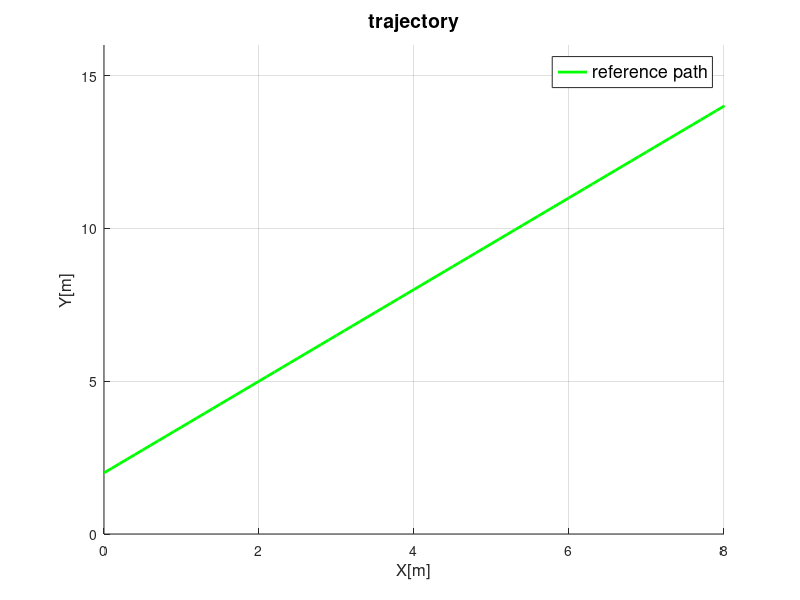

This chart was generated by the following MATLAB code: (Note: this script raises an error after producing the figure.)
% close all; clear all; clc;
% R = 0.05;   % wheel radius [m]
% J1 = 0.095;%0.000625;  % nominal inertial of wheel [kgm^2]
% H = [0 J1/2 0 J1/2;
%      -J1/2 0 -J1/2 0;
%      0 J1/2 0 J1/2;
%      -J1/2 0 -J1/2 0];
% d = 1;%25; %[Nm] 
% B = [8*d 0 0; 0 8*d 0; 0 0 4*d/0.3];
% 
% p = 5;
% q = 3;
% lamda1 = 1.5;
% lamda2 = 1.5;
% lamda3 = 1.5;
% lamda = [lamda1 0 0; 0 lamda2 0; 0 0 lamda3];
% dt = 0.01;
% 
% cur_state.state = [0;0;0];
% cur_state.statedot = [0;0;0];
% cur_state.state2dot = [0;0;0];
% 
% des_state.state = [1;1;0];
% des_state.statedot = [0;0;0];
% des_state.prestatedot = [0;0;0];
% 
% err.state = [0;0;0];
% err.prestate = [0;0;0];
% 
% figure(1); hold on; grid on;
% % xlim([-0.5 10]); ylim([-160 160]);
% xlim([-5 5]); ylim([-5 5]);
% for i=0:dt:10
%     %des_state.state = [dt*i;dt*i;deg2rad(45)];
%     error = cur_state.state - des_state.state;
%     errdot = (err.state - err.prestate)/dt;
%     
%     Qr2dot = (des_state.statedot - des_state.prestatedot)/dt;
%     
%     temp_errdot_pq = [errdot(1)^(p/q);errdot(2)^(p/q);errdot(3)^(p/q)];
%     s = error + lamda*temp_errdot_pq;
%     
%     % important!!
% %     M_inv = [0.001 0 0;
% %             0 0.001 0;
% %             0 0 0.001];
%     M_inv = [0 0 0;
%             0 0 0;
%             0 0 0];    
%     if(errdot(1) ~= 0)
%         M_inv(1,1) = q/(p*lamda1)*errdot(1)^(1-(p/q));
%     end
%     if(errdot(2) ~= 0)
%         M_inv(2,2) = q/(p*lamda2)*errdot(2)^(1-(p/q));
%     end
%     if(errdot(3) ~= 0)
%         M_inv(3,3) = q/(p*lamda3)*errdot(3)^(1-(p/q));
%     end
%     
%     hpsi_inv_mat = hpsi_inv(cur_state.state(3));   
%     
%     u_eq = 4*J1/R * hpsi_inv_mat * (Qr2dot- M_inv*errdot);
%     u_r = -hpsi_inv_mat * B * sign(s);
% 
%     % final control input
%     ctr_in = u_eq + u_r;
%     
%     % ctr input to plant model
%     hpsi_mat = h_psi(cur_state.state(3));
%     cur_state.state2dot = R/(4*J1) * hpsi_mat * ctr_in;
%     
%     % data saving
%     cur_state.statedot = cur_state.statedot + dt*cur_state.state2dot;
%     cur_state.state = cur_state.state + dt*cur_state.statedot;
%     
%     % draw now
%     % trajectory
%     p_tr = plot(cur_state.state(1),cur_state.state(2),'ro');
%     txt = text(9,9,string(i));
%     drawnow;
%     delete(txt); 
%     delete(p_tr);   
%     
%     % ctr input
% %     plot(i, u_r(1),'ro');%,i, ctr_in(2),'o',i, ctr_in(3),'o',i, ctr_in(4),'o');
% %     txt = text(1,1,string(i));
% %     drawnow;
% %     %delete(p_ctr); 
% %     delete(txt);
% end
% 
% function mat = hpsi_inv(psi)
% psi = psi + pi/4;
% sqrt2 = sqrt(2);
% mat = 0.25 * [-sqrt2*sin(psi) sqrt2*cos(psi) 0.3;
%                 sqrt2*cos(psi) sqrt2*sin(psi) -0.3;
%                 -sqrt2*sin(psi) sqrt2*cos(psi) -0.3;
%                 sqrt2*cos(psi) sqrt2*sin(psi) 0.3];
% end
% 
% function mat = h_psi(psi)
% % returns psi 3x4 matrix
% psi = psi + pi/4;
% root2 = sqrt(2);
% 
% % third row should be 1/(a+b) which will be 1/(2*rou)
% mat = [-root2*sin(psi) root2*cos(psi) -root2*sin(psi) root2*cos(psi);
%         root2*cos(psi) root2*sin(psi) root2*cos(psi) root2*sin(psi);
%         10/3 -10/3 -10/3 10/3];
% end
% 
% function wheelVel= getwheelvel(psi, cur_state_dot)
% R = 0.05;   % wheel radius [m]
% hpsi_inv_mat = hpsi_inv(psi);
% 
% wheelVel = 4/R* hpsi_inv_mat * cur_state_dot;
% end

%% discrete conventional smc
%close all; 
clear all; clc; cla;
R = 0.05;   % wheel radius [m]
J1 = 0.095;%0.000625;  % nominal inertial of wheel [kgm^2]
H = [0 J1/2 0 J1/2;
     -J1/2 0 -J1/2 0;
     0 J1/2 0 J1/2;
     -J1/2 0 -J1/2 0];
d = 25; %[Nm] 
lamda1 = 8;
lamda2 = 8;
lamda3 = 8;
lamda = [lamda1 0 0; 0 lamda2 0; 0 0 lamda3];
N = diag([8*d;8*d;4*d/0.3]);
dt = 0.01;

% initialize
cur_state.state = [0;0;0];
cur_state.statedot = [0;0;0];
cur_state.state2dot = [0;0;0];

des_state.state = [8;5;0];
des_state.statedot = [0;0;0];
des_state.prestatedot = [0;0;0];

err.state = [0;0;0];
err.prestate = [0;0;0];

slope = 1.5;
radius = 4.5;

% data storage
result.time = 0;
result.state = [0;0;0];
result.statedot = [0;0;0];
result.stateddot = [0;0;0];
result.wheeldeg = [0;0;0;0];
result.wheelvel = [0;0;0;0];
result.svar = [0;0;0];

figure(1); hold on; grid on;
title('trajectory','fontsize',14,'fontweight','bold');
xlabel('X[m]','fontsize',12); ylabel('Y[m]','fontsize',12);
t = 0:0.1:10;
% plot(radius*sin(t), radius*cos(t),'g','LineWidth',2); % circle trajectory
plot(t, 2+t*slope,'g','LineWidth',2); % slope trajectory
legend('reference path', 'Location', 'Best','fontsize',13);

% xlim([-0.5 10]); ylim([-160 160]);  % control input u limit
% xlim([-10 10]); ylim([-10 10]); % trajectory limit
xlim([0 8]); ylim([0 16]); % slope trajectory limit
%xlim([-6 6]); ylim([-6 6]); % circle trajectory limit
cnt = 2;
%%
filename = 'slopeTrajectory.gif';
for i=dt:dt:6
    % ramp input,
%     des_state.state = [i;2+slope*i;0];
%     des_state.statedot = [1;slope;0];

    % circle input
    des_state.state = [radius*cos(i); radius*sin(i);0];
    des_state.statedot = [-radius*sin(i); radius*cos(i);0];
    
    % error calculation
    err.state = - cur_state.state + des_state.state;
    errdot = (err.state - err.prestate)/dt;
    
    % state ddot calculation
    Qr2dot = (des_state.statedot - des_state.prestatedot)/dt;
    
    % conventional sliding mode variable calculation
    s = errdot + lamda*err.state;    
    hpsi_inv_mat = hpsi_inv(cur_state.state(3));   

    % final control input
    ctr_in = hpsi_inv_mat*(4*J1/R*(Qr2dot+lamda*errdot)+N*sign(s));
    
    % ctr input to plant model
    hpsi_mat = h_psi(cur_state.state(3));
    cur_state.state2dot = R/(4*J1) * hpsi_mat * ctr_in;
    
    % wheel velocity calculation
    wheelVel= getwheelvel(cur_state.state(3), cur_state.statedot);
    
    % store data
    result.time(cnt) = i;
    result.state(:,cnt) = cur_state.state;
    result.statedot(:,cnt) = cur_state.statedot;
    result.stateddot(:,cnt) = cur_state.state2dot;
    result.wheeldeg(:,cnt) = result.wheeldeg(:,cnt-1)+wheelVel*dt;
    result.wheelvel(:,cnt) = wheelVel;
    result.svar(:,cnt-1) = s;
    result.errorDist(cnt-1) = sqrt(err.state(1)^2+err.state(2)^2);
    cnt = cnt+1;
    
    % data saving
    cur_state.statedot = cur_state.statedot + dt*cur_state.state2dot;
    cur_state.state = cur_state.state + dt*cur_state.statedot;

    % pre data saving
    des_state.prestatedot = des_state.statedot;
    err.prestate = err.state;
    
    % draw now
    % trajectory
%     p_tr = plot(cur_state.state(1),cur_state.state(2),'r.');
% %     txt = text(4,5,'t: '+string(i)+'(s)');  % circle
%     txt = text(1,14,'t: '+string(i)+'(s)');  % slope
%     p_tr.Annotation.LegendInformation.IconDisplayStyle = 'off';
%     drawnow;
%     delete(txt); 
    %delete(p_tr);   
    
    % error
%     plot(i, err.state(1),'r.');%,i, ctr_in(2),'o',i, ctr_in(3),'o',i, ctr_in(4),'o');
%     txt = text(1,1,string(i));
%     drawnow;
%     delete(txt);

    % ctr input
%     plot(i, ctr_in(1),'r.');%,i, ctr_in(2),'o',i, ctr_in(3),'o',i, ctr_in(4),'o');
%     txt = text(1,1,string(i));
%     drawnow;
%     delete(txt);
    
    % wheel velocity
%     plot(i, rad2deg(wheelVel(2)),'r.');%,i, ctr_in(2),'o',i, ctr_in(3),'o',i, ctr_in(4),'o');
%     txt = text(1,1,string(i));
%     drawnow;
%     delete(txt);

    % save as .gif
%     frame = getframe(1);
%     img = frame2im(frame);
%     [imind cm] = rgb2ind(img,256);
%     if i == dt
%         imwrite(imind,cm,filename,'gif','Loopcount',1,'DelayTime',1/18);
%     else
%         imwrite(imind,cm,filename,'gif','WriteMode','append','DelayTime',1/18);
%     end
%     delete(txt); 
end

%% using function to track
robotpathObj = mecanumTracking(start, goal, pthObj, 3, 0.05);

%% result plot
% figure(2);
% plot(result.time, result.stateddot(1,:),'LineWidth',1.5); grid on; hold on;
% plot(result.time, result.stateddot(2,:),'--','LineWidth',1.5); 
% %ylim([-1.5 1.5]);
% xlabel('time[sec]'); ylabel('acc[m/s^2]');
% title('Acceleration of mobile robot','fontsize',14, 'fontweight','bold');
% hold off;
figure(1);


subplot(2,2,1); % acc
plot(robotpathObj.time, robotpathObj.stateddot(1,:),'LineWidth',1.5); grid on; hold on;
plot(robotpathObj.time, robotpathObj.stateddot(2,:),'--','LineWidth',1.5);
legend('x axis', 'y axis','fontsize',14); 
title('Acceleration','fontsize',17, 'fontweight','bold'); xlabel('time[sec]','fontsize',15); ylabel('acc[m/s^2]','fontsize',15);
xlim([0 83]); ylim([-4 4]);
hold off;

subplot(2,2,2); % vel
plot(robotpathObj.time, robotpathObj.statedot(1,:),'LineWidth',1.5); grid on; hold on;
plot(robotpathObj.time, robotpathObj.statedot(2,:),'--','LineWidth',1.5);
legend('x axis', 'y axis', 'fontsize',14);
title('Velocity','fontsize',17, 'fontweight','bold'); xlabel('time[sec]','fontsize',15); ylabel('vel[m/s]','fontsize',15);
xlim([0 83]); ylim([-5 5]);
hold off;

subplot(2,2,3); % final acc 
for i = 1:size(robotpathObj.time,2)
    acc_result(i) = sqrt(robotpathObj.stateddot(1,i)^2 + robotpathObj.stateddot(2,i)^2);
end
plot(robotpathObj.time, acc_result,'b'); grid on;
title('Acceleration Vector Norm','fontsize',17, 'fontweight','bold'); xlabel('time[sec]','fontsize',15); ylabel('acc[m/s^2]','fontsize',15);
xlim([0 83]); ylim([-1 4]);
% legend('x axis', 'y axis','fontsize',14);


subplot(2,2,4); % final vel
for i = 1:size(robotpathObj.time,2)
    acc_result(i) = sqrt(robotpathObj.statedot(1,i)^2 + robotpathObj.statedot(2,i)^2);
end
% legend('x axis', 'y axis', 'fontsize',14);
plot(robotpathObj.time, acc_result,'b'); grid on;
title('Velocity Vector Norm','fontsize',17, 'fontweight','bold'); xlabel('time[sec]','fontsize',15); ylabel('vel[m/s]','fontsize',15);
xlim([0 83]); ylim([0 6]);
hold off;

% subplot(2,2,[3 4]); % error
% plot(robotpathObj.time(1:end-1), robotpathObj.errorDist, 'LineWidth', 1.5); grid on;
% title('Tracking Error'); xlabel('time[sec]','fontsize',15); ylabel('error[m]','fontsize',15);

%----------------------------------------------------------------------------------%
% given start and goal point and pathObj
% with refDisp which is reference distance point
% dependent on mobile robot's position
% it will follow reference path objects
function robotpathObj = mecanumTracking(start, goal, pthObj, refDisp, valdisGoal)
disp("Start Tracking...");
%-------------------------robot's parameter---------------------------------------%
R = 0.05;   % wheel radius [m]
J1 = 0.095;%0.000625;  % nominal inertial of wheel [kgm^2]
H = [0 J1/2 0 J1/2;
     -J1/2 0 -J1/2 0;
     0 J1/2 0 J1/2;
     -J1/2 0 -J1/2 0];
d = 25; %[Nm] 
lamda1 = 8;
lamda2 = 8;
lamda3 = 8;
lamda = [lamda1 0 0; 0 lamda2 0; 0 0 lamda3];
N = diag([8*d;8*d;4*d/0.3]);
%---------------------------------------------------------------------------------%

dt = 0.01;  % time variable

% initialize
cur_state.state = transpose(start);
cur_state.statedot = [0;0;0];
cur_state.state2dot = [0;0;0];

des_state.state = [0;0;0];
des_state.statedot = [0;0;0];
des_state.prestatedot = [0;0;0];

err.state = [0;0;0];
err.prestate = [0;0;0];

% data storage
robotpathObj.time = 0;
robotpathObj.state = [0;0;0];
robotpathObj.statedot = [0;0;0];
robotpathObj.stateddot = [0;0;0];
robotpathObj.wheeldeg = [0;0;0;0];
robotpathObj.wheelvel = [0;0;0;0];
robotpathObj.svar = [0;0;0];

index = 1;
length = size(pthObj.States,1);
cnt = 2;

% start tracking
while true
    % deciding desired point based on refDisp
    if index == length
        des_state.state = transpose(pthObj.States(index,:));
    else
        for j = index:length
            temp = cur_state.state - transpose(pthObj.States(j,:)); temp(3,1) = 0;
            pos =  norm(temp);
            if pos >= refDisp
                index = j;
                des_state.state = transpose(pthObj.States(j,:));
                break;
            end
        end
    end
    
    % error calculation
    err.state = - cur_state.state + des_state.state;
    errdot = (err.state - err.prestate)/dt;
    
    % state ddot calculation
    Qr2dot = (des_state.statedot - des_state.prestatedot)/dt;
    
    % conventional sliding mode variable calculation
    s = errdot + lamda*err.state;    
    hpsi_inv_mat = hpsi_inv(cur_state.state(3));   

    % final control input
    ctr_in = hpsi_inv_mat*(4*J1/R*(Qr2dot+lamda*errdot)+N*sign(s));
    
    % ctr input to plant model
    hpsi_mat = h_psi(cur_state.state(3));
    cur_state.state2dot = R/(4*J1) * hpsi_mat * ctr_in;
    
    % x-y acceleration limit(unfinished)
    acc_limit = 2.5;    % [10m/s^2]
    indicator_acc = norm(cur_state.state2dot(1:2,1));
    if indicator_acc >= acc_limit
        gain = acc_limit / indicator_acc;
        ctr_in = ctr_in*gain;
        cur_state.state2dot = R/(4*J1) * hpsi_mat * ctr_in;
    end
    
    % wheel velocity calculation
    wheelVel= getwheelvel(cur_state.state(3), cur_state.statedot);
    
    % store data
    robotpathObj.time(cnt) = robotpathObj.time(cnt-1) + dt;
    robotpathObj.state(:,cnt) = cur_state.state;
    robotpathObj.statedot(:,cnt) = cur_state.statedot;
    robotpathObj.stateddot(:,cnt) = cur_state.state2dot;
    robotpathObj.wheeldeg(:,cnt) = robotpathObj.wheeldeg(:,cnt-1)+wheelVel*dt;
    robotpathObj.wheelvel(:,cnt) = wheelVel;
    robotpathObj.svar(:,cnt-1) = s;
    robotpathObj.errorDist(cnt-1) = sqrt(err.state(1)^2+err.state(2)^2);
    
    % data saving
    cur_state.statedot = cur_state.statedot + dt*cur_state.state2dot;
    cur_state.state = cur_state.state + dt*cur_state.statedot;

    % pre data saving
    des_state.prestatedot = des_state.statedot;
    err.prestate = err.state;
    
    % check for goal arrival
    arrivalPos = transpose(goal)-cur_state.state; arrivalPos(3,1) = 0;
    if norm(arrivalPos) < valdisGoal
        break;
    end
    
    cnt = cnt+1;
end
disp("Tracking Finished...");
end

% matrix dependent on mobile robot's yaw angle
function mat = hpsi_inv(psi)
psi = psi + pi/4;
sqrt2 = sqrt(2);
mat = 0.25 * [-sqrt2*sin(psi) sqrt2*cos(psi) 0.3;
                sqrt2*cos(psi) sqrt2*sin(psi) -0.3;
                -sqrt2*sin(psi) sqrt2*cos(psi) -0.3;
                sqrt2*cos(psi) sqrt2*sin(psi) 0.3];
end

% inverse matrix dependent on mobile robot's yaw angle
function mat = h_psi(psi)
% returns psi 3x4 matrix
psi = psi + pi/4;
sqrt2 = sqrt(2);

% third row should be 1/(a+b) which will be 1/(2*rou)
mat = [-sqrt2*sin(psi) sqrt2*cos(psi) -sqrt2*sin(psi) sqrt2*cos(psi);
        sqrt2*cos(psi) sqrt2*sin(psi) sqrt2*cos(psi) sqrt2*sin(psi);
        10/3 -10/3 -10/3 10/3];
end

% wheel velocity calculator (rad/sec), dependent on current mobile robot's
% state
function wheelVel= getwheelvel(psi, cur_state_dot)
R = 0.05;   % wheel radius [m]
hpsi_inv_mat = hpsi_inv(psi);

wheelVel = 4/R* hpsi_inv_mat * cur_state_dot;
end